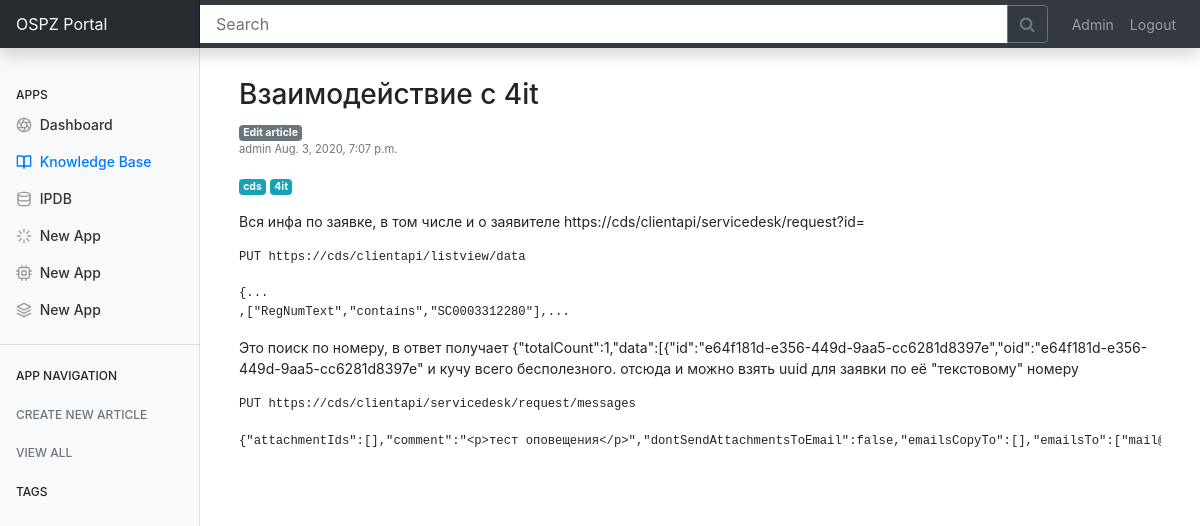
The page /article/5/ (signed in) on the database its author committed.
### kb/models.py (models this page shows, shortened)
class Article(models.Model):
    title 			= models.CharField(max_length=120, blank=False)
    tags			= TaggableManager()
    category		= models.CharField(max_length=120, blank=True)
    data_created    	= models.DateTimeField(default=timezone.now)
    last_modified   	= models.DateTimeField(default=timezone.now)
    author 			= models.CharField(max_length=120, default='admin') #text			= MDTextField()
    description       	= models.TextField(blank=False, null=True)
    text            	= models.TextField(blank=False, null=True)
    def get_update_url(self):
        return reverse ("article-update", kwargs= {"pk":self.id})

### kb/views.py (the view)
# urls.py: path('article/<int:pk>/', ArticleDetailView.as_view(), name = "article-detail"),
class ArticleDetailView(LoginRequiredMixin, DetailView):
    template_name = 'article.html'
    queryset = Article.objects.all()
    login_url = '/login/'
    redirect_field_name = ''

### templates/article.html
{% extends 'base.html' %}
{% load markdownify %}
{% block content %}
	<main role="main" class="container-fluid">
		<div>
			<h3>{{object.title}} </h3> <a class="badge badge-secondary" href="{{object.get_update_url}}" role="button">Edit article</a>
		</div>
		<div>
			<p class="small text-muted">{{object.author}} {{object.data_created}} </p>
		</div>
		<div>
			<p>
			{% for tag in object.tags.all %}
			<a href="/search?t={{ tag.name }}" class="badge badge-info">{{ tag.name }}</a>
            {% endfor %}
			</p>
		</div>
		<div>
			<p>{{ object.text|markdownify }}</p>
		</div>
	</main>
{% endblock %}

### static/css/dashboard.css (style rules this page uses)
body { font-size: .875rem; }

### rows shown on the page
Article: title "Взаимодействие с 4it", author "admin", data_created "Aug. 3, 2020, 7:07 p.m.", text "Вся инфа по заявке, в том числе и о заявителе https://cds/clientapi/servicedesk/request?id= PUT https://cds/clientapi/listview/data {... ,[\"RegNumText\",\"contains\",\"SC0003312280\"],... Это поиск по номеру, в ответ получает {\"totalCount\":1,\"data\":[{\"id\":\"e64f181d-e356-449d-9aa5-cc6281d8397e\",\"oid\":\"e64f181d-e356-449d-9aa5-cc6281d8397e\" и кучу всего бесполезного. отсюда и можно взять uuid для заявки по её \"текстовому\" номеру PUT https://cds/clientapi/servicedesk/request/messages {\"attachmentIds\":[],\"comment\":\"<p>тест…"
Tag: name "cds"
Tag: name "4it"
